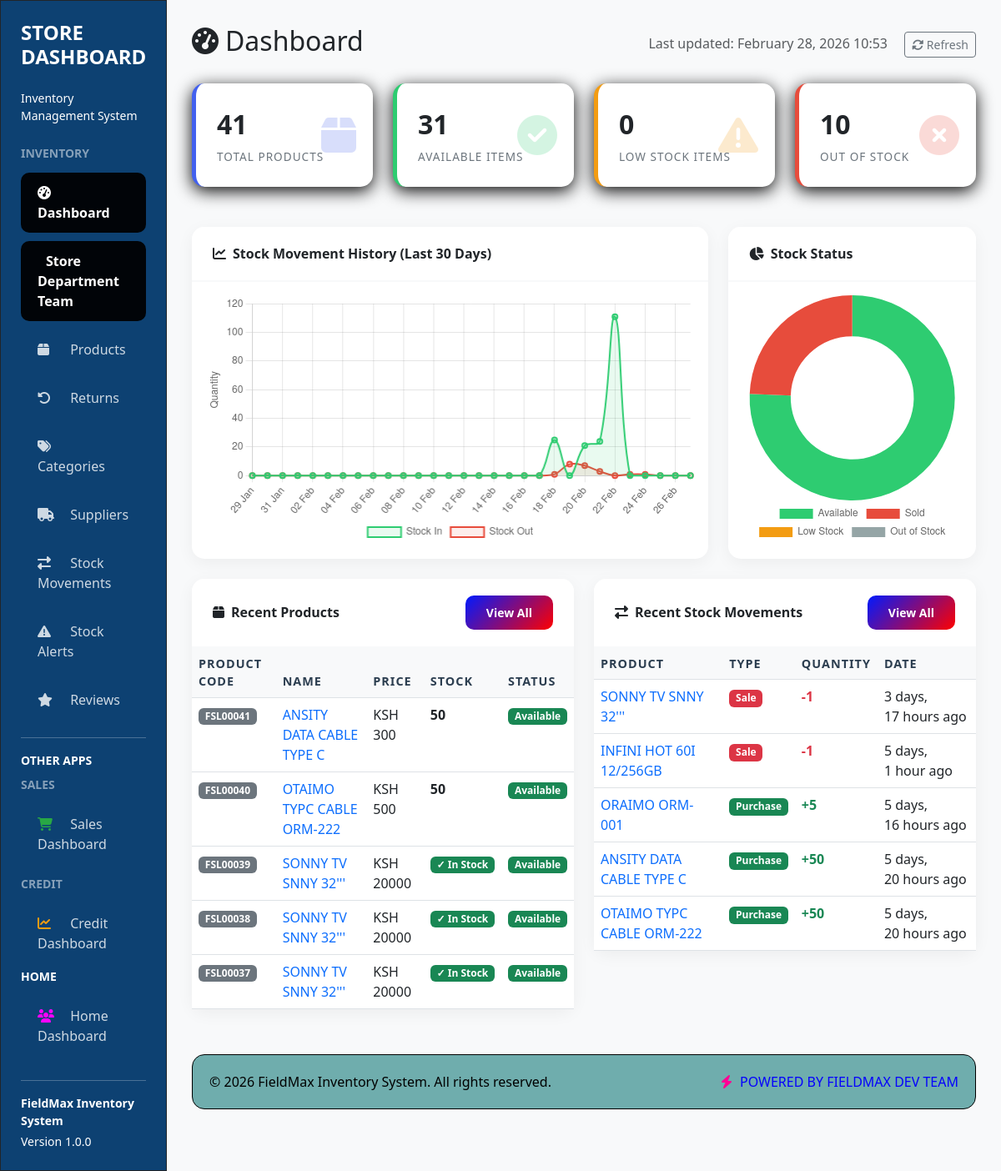
The page /inventory/ (signed in) on the database as committed earlier.
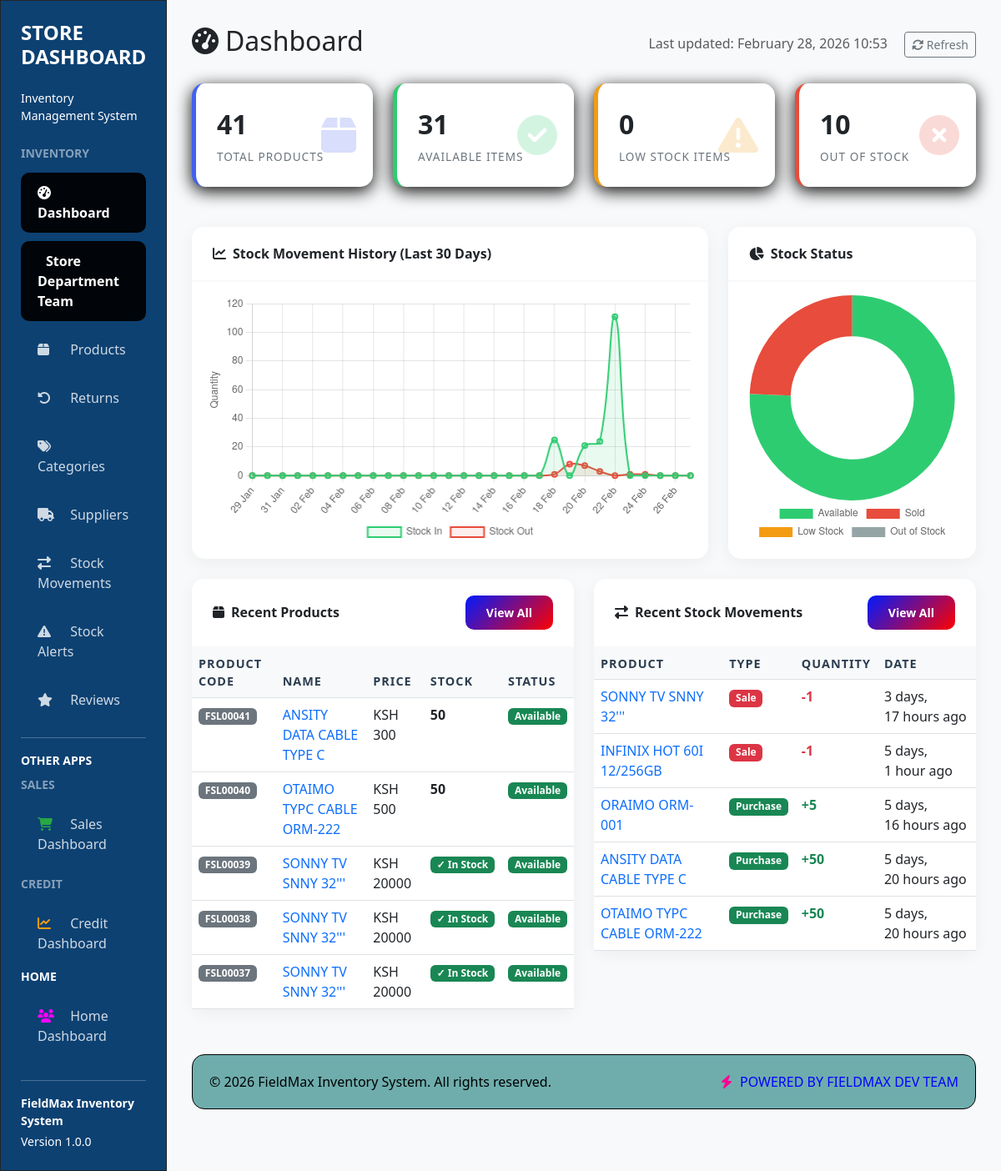
The same page on the database as committed later.
### inventory/models.py (models this page shows, shortened)
class StockEntry(models.Model):
    ENTRY_TYPE_CHOICES = [
        ('purchase', 'Purchase'),
        ('sale', 'Sale'),
        ('reversal', 'Reversal'),
        ('adjustment', 'Adjustment'),
    ]
    product = models.ForeignKey(
        Product,
        on_delete=models.CASCADE,
        related_name='stock_entries',
        help_text="Product this entry affects"
    )
    quantity = models.IntegerField(
        help_text="Positive for stock IN, Negative for stock OUT"
    )
    entry_type = models.CharField(max_length=20, choices=ENTRY_TYPE_CHOICES)
    unit_price = models.DecimalField(
        max_digits=12,
        decimal_places=2,
        help_text="Price per unit at time of transaction"
    )
    total_amount = models.DecimalField(
        max_digits=12,
        decimal_places=2,
        help_text="Total transaction value"
    )
    reference_id = models.CharField(
        max_length=255,
        blank=True,
        null=True,
        help_text="Invoice/Receipt/Order number"
    )
    notes = models.TextField(blank=True, null=True)
    created_by = models.ForeignKey(
        User,
        on_delete=models.SET_NULL,
        null=True,
        blank=True,
        related_name='stock_entries'
    )
    created_at = models.DateTimeField(auto_now_add=True)
    class Meta:
        verbose_name = 'Stock Entry'
        verbose_name_plural = 'Stock Entries'
        ordering = ['-created_at']
        indexes = [
            models.Index(fields=['-created_at']),
            models.Index(fields=['entry_type']),
            models.Index(fields=['product', '-created_at']),
        ]

class Product(models.Model):
    STATUS_CHOICES = [
        ('available', 'Available'),
        ('sold', 'Sold'),
        ('reserved', 'Reserved'),
        ('damaged', 'Damaged'),
        ('lowstock', 'Low Stock'),
        ('outofstock', 'Out of Stock'),
    ]
    CONDITION_CHOICES = [
        ('new', 'Brand New'),
        ('refurbished', 'Refurbished'),
        ('used', 'Used - Excellent'),
        ('used_good', 'Used - Good'),
        ('used_fair', 'Used - Fair'),
    ]
    name = models.CharField(max_length=255, blank=True, null=True,
                           help_text="Product name (auto-generated from brand/model if blank)")
    category = models.ForeignKey(Category, on_delete=models.PROTECT, related_name='products')
    product_code = models.CharField(max_length=20, unique=True, blank=True, db_index=True)
    owner = models.ForeignKey(User, on_delete=models.SET_NULL, null=True, blank=True, related_name='products')
    is_featured = models.BooleanField(default=False)
    view_count = models.PositiveIntegerField(default=0)
    sales_count = models.PositiveIntegerField(default=0)
    sku_value = models.CharField(
        max_length=200,
        help_text="IMEI NUMBER OR SERIAL NUMBER - MUST BE UNIQUE for each unit",
        db_index=True,
        unique=True,  # Enforce uniqueness across all products
        blank=True,
        null=True
    )
    barcode = models.CharField(
        max_length=30,
        db_index=True,
        unique=True,
        blank=True,
        null=True,
        help_text="Barcode - Auto-generated if left blank"
    )
    quantity = models.PositiveIntegerField(
        default=1,
        help_text="1 for single items (auto-set), multiple for bulk items"
    )
    buying_price = models.DecimalField(
        max_digits=12,
        decimal_places=2,
        help_text="Cost price (what you paid)"
    )
    selling_price = models.DecimalField(
        max_digits=12,
        decimal_places=2,
        help_text="Retail selling price (display price for customers)"
    )
    best_price = models.DecimalField(
        max_digits=10,
        decimal_places=2,
        help_text="Wholesale selling price (used for bulk sales/discounts)",
        null=True,
        blank=True
    )
    image = CloudinaryField('image', blank=True, null=True)
    status = models.CharField(max_length=20, choices=STATUS_CHOICES, default='available')
    brand = models.CharField(max_length=100, blank=True, null=True)
    model = models.CharField(max_length=200, blank=True, null=True)
    specifications = models.JSONField(
        default=dict,
        blank=True,
        help_text="Store RAM, storage, color, screen size, etc. Example: {'ram': '8GB', 'storage': '256GB', 'color': 'Black'}"
    )
    condition = models.CharField(
        max_length=20,
        choices=CONDITION_CHOICES,
        default='new'
    )
    warranty_months = models.PositiveIntegerField(
        default=12,
        help_text="Warranty period in months"
    )
    description = models.TextField(blank=True, null=True)
    supplier = models.ForeignKey(
        Supplier,
        on_delete=models.SET_NULL,
        null=True,
        blank=True,
        related_name='products'
    )
    reorder_level = models.PositiveIntegerField(
        default=5,
        null=True,
        blank=True,
        help_text="Minimum stock level before reordering (for bulk items only)"
    )
    last_restocked = models.DateTimeField(
        null=True,
        blank=True,
        help_text="When was this last restocked"
    )
    created_at = models.DateTimeField(auto_now_add=True)
    updated_at = models.DateTimeField(auto_now=True)
    is_active = models.BooleanField(default=True)
    class Meta:
        ordering = ['-created_at']
        indexes = [
            models.Index(fields=['category', 'status']),
            models.Index(fields=['sku_value']),
            models.Index(fields=['barcode']),
            models.Index(fields=['product_code']),
            models.Index(fields=['brand', 'model']),
            models.Index(fields=['-created_at']),
        ]
    @property
    def display_name(self):
        try:
            if self.brand or self.model:
                brand_part = self.brand or "Unknown Brand"
                model_part = self.model or "Unknown Model"
                spec_str = ""
                return f"{brand_part} {model_part}{spec_str}"
            elif self.name:
                return self.name
            elif self.product_code:
                return f"Product {self.product_code}"
            else:
                return f"Product #{self.id or 'New'}"
        except Exception:
            return f"Product #{self.id or 'New'}"

### inventory/views.py (the view)
# urls.py: path('', views.dashboard, name='dashboard'),
@login_required
def dashboard(request):
    total_products = Product.objects.count()
    available_products = Product.objects.filter(status='available').count()
    low_stock_count = Product.objects.filter(
        category__item_type='bulk',
        quantity__lte=F('reorder_level')  # Fixed: reorder_level instead of alert_level
    ).count()
    out_of_stock = Product.objects.filter(
        Q(category__item_type='bulk', quantity=0) |
        Q(category__item_type='single', status='sold')
    ).count()
    recent_products = Product.objects.select_related('category').order_by('-created_at')[:5]
    recent_movements = StockEntry.objects.select_related('product', 'created_by').order_by('-created_at')[:5]
    low_stock_alerts = StockAlert.objects.filter(
        is_active=True,
        is_dismissed=False,
        current_stock__lte=F('threshold')  # Fixed: using threshold and current_stock
    ).select_related('product')[:10]
    thirty_days_ago = timezone.now() - timedelta(days=30)
    entries = StockEntry.objects.filter(created_at__gte=thirty_days_ago)
    chart_labels = []
    stock_in_data = []
    stock_out_data = []
    for i in range(30):
        date = thirty_days_ago + timedelta(days=i)
        day_entries = entries.filter(created_at__date=date.date())
        chart_labels.append(date.strftime('%d %b'))
        stock_in_data.append(day_entries.filter(quantity__gt=0).aggregate(s=Sum('quantity'))['s'] or 0)
        stock_out_data.append(abs(day_entries.filter(quantity__lt=0).aggregate(s=Sum('quantity'))['s'] or 0))
    status_counts = {
        'available': Product.objects.filter(status='available').count(),
        'sold': Product.objects.filter(status='sold').count(),
        'lowstock': Product.objects.filter(status='lowstock').count(),
        'outofstock': Product.objects.filter(status='outofstock').count(),
    }
    context = {
        'total_products': total_products,
        'available_products': available_products,
        'low_stock_count': low_stock_count,
        'out_of_stock': out_of_stock,
        'recent_products': recent_products,
        'recent_movements': recent_movements,
        'low_stock_alerts': low_stock_alerts,
        'chart_labels': chart_labels,
        'stock_in_data': stock_in_data,
        'stock_out_data': stock_out_data,
        'status_counts': status_counts,
    }
    return render(request, 'inventory/dashboard.html', context)

### inventory/models.py (called while the page is built)
    @property
    def is_single_item(self):
        return self.item_type == 'single'

### templates/inventory/dashboard.html (shortened to what the changed rows need)
{% extends 'inventory/base.html' %}
{% load static %}
{% block content %}
<div class="d-flex justify-content-between align-items-center mb-4">
    <h2><i class="fas fa-tachometer-alt me-2"></i>Dashboard</h2>
</div>
<div class="row">
    <div class="col-lg-6 mb-4">
        <div class="card">
            <div class="card-body p-0">
                <div class="table-responsive">
                    <table class="table table-hover mb-0">
                        <thead>
                            <tr>
                                <th>Product Code</th>
                                <th>Name</th>
                                <th>Price</th>
                                <th>Stock</th>
                                <th>Status</th>
                            </tr>
                        </thead>
                    </table>
                </div>
            </div>
        </div>
    </div>
    <div class="col-lg-6 mb-4">
        <div class="card">
            <div class="card-body p-0">
                <div class="table-responsive">
                    <table class="table table-hover mb-0">
                        <thead>
                            <tr>
                                <th>Product</th>
                                <th>Type</th>
                                <th>Quantity</th>
                                <th>Date</th>
                            </tr>
                        </thead>
                        <tbody>
                            {% for entry in recent_movements %}
                            <tr>
                                <td>
                                    <a href="{% url 'inventory:product_detail' entry.product.id %}" class="text-decoration-none">
                                        {{ entry.product.display_name }}
                                    </a>
                                </td>
                                <td>
                                    {% if entry.entry_type == 'purchase' %}
                                        <span class="badge bg-success">Purchase</span>
                                    {% elif entry.entry_type == 'sale' %}
                                        <span class="badge bg-danger">Sale</span>
                                    {% elif entry.entry_type == 'reversal' %}
                                        <span class="badge bg-warning text-dark">Return</span>
                                    {% elif entry.entry_type == 'adjustment' %}
                                        <span class="badge bg-info">Adjust</span>
                                    {% else %}
                                        <span class="badge bg-secondary">{{ entry.get_entry_type_display }}</span>
                                    {% endif %}
                                </td>
                                <td>
                                    {% if entry.quantity > 0 %}
                                        <span class="text-success fw-bold">+{{ entry.quantity }}</span>
                                    {% else %}
                                        <span class="text-danger fw-bold">{{ entry.quantity }}</span>
                                    {% endif %}
                                </td>
                                <td>{{ entry.created_at|timesince }} ago</td>
                            </tr>
                            {% empty %}
                            <tr>
                                <td colspan="4" class="text-center py-4">No movements found</td>
                            </tr>
                            {% endfor %}
                        </tbody>
                    </table>
                </div>
            </div>
        </div>
    </div>
</div>
{% endblock %}

Rows that differ between the two databases and show on the page:
changed through a linked row, StockEntry: product.display_name "INFINI HOT 60I 12/256GB" → "INFINIX HOT 60I 12/256GB"
